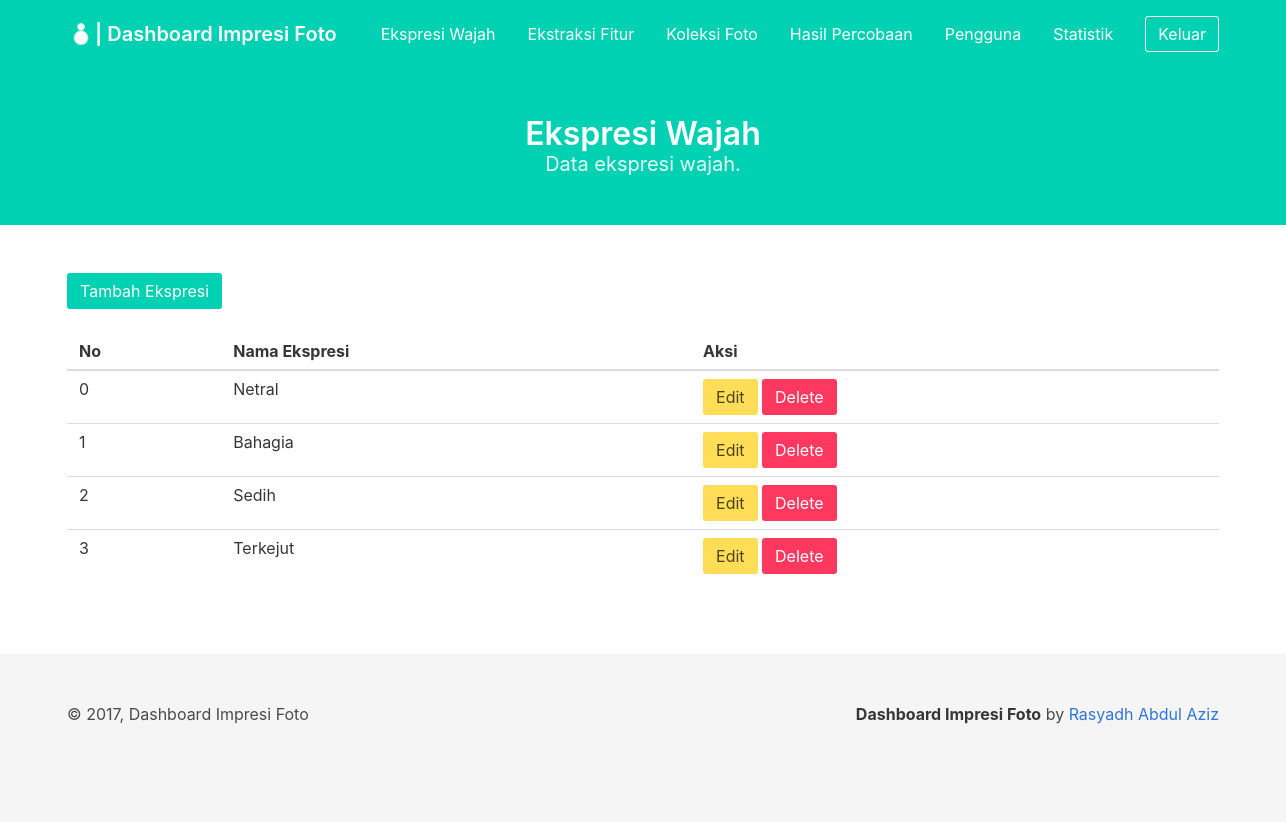
/dashboard/expression/ (signed in), run on the app's committed database.
### project/models/expression.py (models this page shows, shortened)
class Expression(db.Model):
    __tablename__ = 'expression'
    id_expression = db.Column(db.Integer, primary_key=True)
    expression_name = db.Column(db.String(20), nullable=False)
    created_at = db.Column(db.DateTime, default=datetime.datetime.now())

### project/views/dashboard/expression.py (the view)
@expression.route('/dashboard/expression/')
def index():
    if session.get('loggedin_admin'):
        try:
            expression = Expression.query.all()
        except Exception as e:
            print('error to query expression')
            print(e)
        return render_template('dashboard/expression.html',
            title="Data Ekspresi", expression=expression)
    return redirect(url_for('auth.login_admin'))

### project/templates/dashboard/expression.html (shortened to what this page needs)
{% extends 'dashboard/base_dashboard.html' %} {% block content %}
<section class="hero is-primary">
    <div class="hero-body">
        <div class="container has-text-centered">
            <h1 class="title">
                Ekspresi Wajah
            </h1>
            <h2 class="subtitle">
                Data ekspresi wajah.
            </h2>
        </div>
    </div>
</section>
<section class="section">
    <div class="container">
        <button class="button is-primary" id="add_expression">Tambah Ekspresi</button>
        <br>
        <br>
        <table class="table is-hoverable is-fullwidth">
            <thead>
                <tr>
                    <th>No</th>
                    <th>Nama Ekspresi</th>
                    <th>Aksi</th>
                </tr>
            </thead>
            <tbody>
                {% if expression %} {% for ex in expression %}
                <tr>
                    <td>{{ ex.id_expression }}</td>
                    <td>{{ ex.expression_name }}</td>
                    <td>
                        <button class="button is-warning" id="edit_expression" onclick="edit_expression('{{ ex.id_expression | string }}')">Edit</button>
                        <button class="button is-danger" id="delete_expression" onclick="delete_expression('{{ ex.id_expression | string }}')">Delete</button>
                    </td>
                </tr>
                {% endfor %} {% else %}
                <tr>
                    <td colspan="3" class="has-text-centered">Belum ada hasil percobaan</td>
                </tr>
                {% endif %}
            </tbody>
        </table>
    </div>
</section>
{% endblock %}

### data on the page
Expression: id_expression "0", expression_name "Netral"
Expression: id_expression "1", expression_name "Bahagia"
Expression: id_expression "2", expression_name "Sedih"
Expression: id_expression "3", expression_name "Terkejut"
